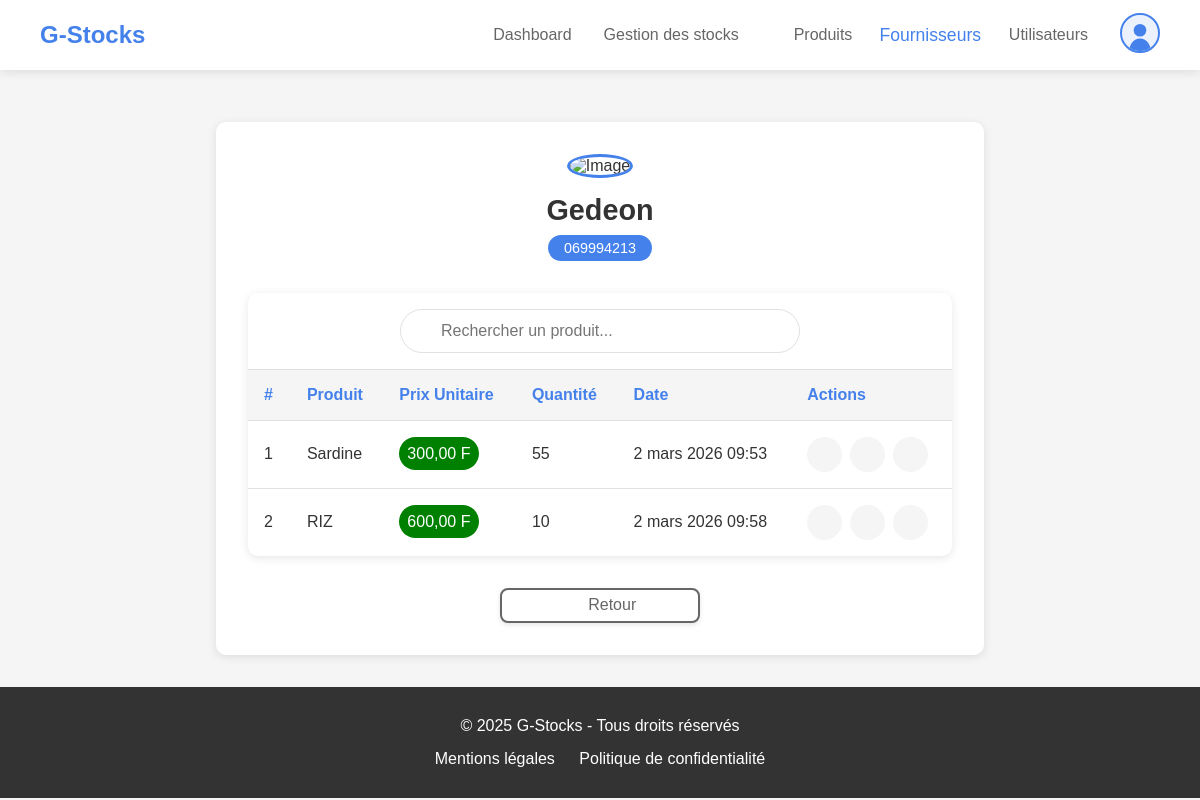
Screenshot of /DetailFournisseur/1 (signed in) with the database file from the repository.
### stocks/models.py (models this page shows, shortened)
class Fournisseur(models.Model):
    nom = models.CharField(max_length=255)
    contact = models.CharField(max_length=20)
    adresse = models.TextField()
    class Meta:
        verbose_name = "Fournisseur"
        verbose_name_plural = "Fournisseurs"

class Produit(models.Model):
    UNITE_CHOICES = [
        ('kg', 'Kilogramme'),
        ('litre', 'Litre'),
        ('unité', 'Unité')
    ]
    nom = models.CharField(max_length=255)
    reference = models.CharField(max_length=100, unique=True)
    categorie = models.CharField(max_length=255)
    quantite_fournie = models.PositiveIntegerField()
    quantite_disponible = models.PositiveIntegerField()
    unite_mesure = models.CharField(max_length=10, choices=UNITE_CHOICES)
    prix_achat_unitaire = models.DecimalField(max_digits=10, decimal_places=2)
    prix_vente = models.DecimalField(max_digits=10, decimal_places=2)
    prix_total = models.DecimalField(max_digits=10, decimal_places=2)
    date_peremption = models.DateField()
    entree = models.ForeignKey(Entree, on_delete=models.CASCADE, related_name="entrees")
    class Meta:
        verbose_name = "Produit"
        verbose_name_plural = "Produits"

class Entree(models.Model):
    fournisseur = models.ForeignKey(Fournisseur, on_delete=models.CASCADE, related_name="produits")
    prixTotal = models.DecimalField(max_digits=10, decimal_places=2)
    user = models.ForeignKey(User, on_delete=models.CASCADE, related_name="utilisateurs")
    date = models.DateTimeField(auto_now_add=True)
    class Meta:
        verbose_name = "Entrée"
        verbose_name_plural = "Entrées"

### stocks/views.py (the view)
# urls.py: path('DetailFournisseur/<int:id>', views.showFournisseur, name='showFournisseur'),
def showFournisseur(request, id):
    if "user_id" not in request.session:
        messages.error(request, "Veuillez vous connecter pour accéder a cette page")
        return redirect("index")
    fournisseur=get_object_or_404(Fournisseur, id=id)
    entrees = fournisseur.produits.all()
    produits = Produit.objects.filter(entree__in=entrees)
    user=get_object_or_404(User, id=request.session["user_id"])
    return render(request, "stocks/fournisseurs/view-fournisseur.html", {'user':user, 'fournisseur':fournisseur, 'produits': produits})

### stocks/templates/stocks/fournisseurs/view-fournisseur.html (shortened to what this page needs)
{% extends 'stocks/app.html' %}
{% load static %}
{% block activeFournisseur %}
    active
{% endblock activeFournisseur %}
{% block principalContent %}
    <main class="main-content">
        <div class="contact-details-container">
            <div class="contact-card">
                <div class="contact-header">
                    <img src="{% static 'stocks/images/favicons/favicon.png' %}" alt="Image" class="contact-img">
                    <h2 class="contact-name">{{fournisseur.nom}}</h2>
                    <span class="contact-category">{{fournisseur.contact}}</span>
                </div>
                <div class="table-container">
                    <div class="table-header">
                        <div class="search-container">
                            <input type="text" id="searchInput" onkeyup="recherche()" class="search-input" placeholder="Rechercher un produit...">
                        </div>
                    </div>
                    <table class="contacts-table" id="myTable">
                        <thead>
                            <tr>
                                <th>#</th>
                                <th>Produit</th>
                                <th>Prix Unitaire</th>
                                <th>Quantité</th>
                                <th>Date</th>
                                <th>Actions</th>
                            </tr>
                        </thead>
                        <tbody>
                            {% if produits.count == 0 %}
                                <tr>
                                    <td colspan="6" style="text-align: center; padding: 15px; font-style: italic; color: #666;">Aucun poduit livré</td>
                                </tr>
                            {% else %}
                                {% for produit in produits %}
                                    <tr>
                                        <td>{{ forloop.counter }}</td>
                                        <td>{{ produit.nom }}</td>
                                        <td><span class="prix">{{ produit.prix_achat_unitaire }} F</span></td>
                                        <td>{{ produit.quantite_fournie }}</td>
                                        <td>{{ produit.entree.date }}</td>
                                        <td class="actions">
                                            <a href="{% url 'showProduit' produit.id %}" class="action-btn view-btn" title="Voir">
                                                <i class="fas fa-eye"></i>
                                            </a>
                                            <a href="{% url 'updateProduit' produit.id %}" class="action-btn edit-btn" title="Modifier">
                                                <i class="fas fa-edit"></i>
                                            </a>
                                            <a data-url="{% url 'deleteProduit' produit.id %}" data-message="ce produit de la liste des produits du fournisseur" class="action-btn delete-btn delete-confirme" title="Supprimer">
                                                <i class="fas fa-trash-alt"></i>
                                            </a>
                                        </td>
                                    </tr>
                                {% endfor %}
                            {% endif %}
                        </tbody>
                    </table>
                </div>
                <div class="contact-actions">
                    <a href="{% url 'listeFournisseurs' %}" class="action-btn cancel-btn" title="Retour">
                        <i class="fas fa-arrow-left"></i>
                        Retour
                    </a>
                </div>
            </div>
        </div>
    </main>
    <footer class="footer" id="footer">
        <div class="container">
            <p>&copy; 2025 G-Stocks - Tous droits réservés</p>
            <div class="footer-links">
                <a href="#">Mentions légales</a>
                <a href="#">Politique de confidentialité</a>
            </div>
        </div>
    </footer>
{% endblock principalContent %}

### stocks/static/stocks/css/styles.css (style rules this page uses)
:root { --primary-color: #4481eb; --secondary-color: #04befe; --text-color: #333; --light-text: #666; --danger-color: #ff4444; --white: #fff; --light-bg: #f5f5f5; --border-color: #e1e1e1; --green-color: #0ea500; }
* { margin: 0; padding: 0; box-sizing: border-box; }
html { scroll-behavior: smooth; }
body { font-family: "Poppins", sans-serif; background-color: var(--light-bg); color: var(--text-color); }
.prix { background-color: green; padding: 8px; color: #ffffff; border-radius: 25px; }
.container { width: 90%; max-width: 1200px; margin: 0 auto; padding: 0 15px; }
.main-content { margin-top: 90px; padding: 2rem; animation: fadeIn 1s ease; }
.table-container { background: var(--white); border-radius: 10px; box-shadow: 0 2px 10px rgba(0, 0, 0, 0.1); overflow-x: auto; }
.table-header { padding: 1rem; border-bottom: 1px solid var(--border-color); }
.search-container { position: relative; max-width: 400px; margin: 0 auto; }
.search-input { width: 100%; padding: 0.75rem 1rem 0.75rem 2.5rem; border: 1px solid var(--border-color); border-radius: 25px; font-family: inherit; font-size: 1rem; transition: all 0.3s; }
.contacts-table { width: 100%; border-collapse: collapse; min-width: 600px; }
.contacts-table th, .contacts-table td { padding: 1rem; text-align: left; border-bottom: 1px solid var(--border-color); }
.contacts-table th { background-color: var(--light-bg); font-weight: 600; color: var(--primary-color); }
.contacts-table tbody tr:last-child td { border-bottom: none; }
.actions { display: flex; gap: 0.5rem; justify-content: flex-start; }
.action-btn { width: 35px; height: 35px; border: none; border-radius: 50%; display: flex; align-items: center; justify-content: center; cursor: pointer; transition: all 0.3s; background: var(--light-bg); text-decoration: none; }
.action-btn i { font-size: 1rem; transition: all 0.3s; }
.view-btn { color: var(--primary-color); }
.edit-btn { color: var(--secondary-color); }
.delete-btn { color: var(--danger-color); }
.cancel-btn, .submit-btn, .add, .sup { flex: 1; padding: 1rem; border: none; border-radius: 5px; font-family: inherit; font-size: 1rem; font-weight: 500; display: flex; align-items: center; justify-content: center; gap: 0.5rem; cursor: pointer; transition: all 0.3s; }
.cancel-btn { background: var(--light-bg); color: var(--text-color); text-decoration: none; }
.contact-details-container { max-width: 800px; margin: 0 auto; padding: 0 1rem; }
.contact-card { background: var(--white); border-radius: 10px; box-shadow: 0 2px 10px rgba(0, 0, 0, 0.1); padding: 2rem; }
.contact-header { text-align: center; margin-bottom: 2rem; }
.contact-img { width: 120px; height: 120px; border-radius: 50%; border: 3px solid var(--primary-color); margin-bottom: 1rem; }
.contact-name { color: var(--text-color); font-size: 1.8rem; margin-bottom: 0.5rem; }
.contact-category { display: inline-block; background: var(--primary-color); color: var(--white); padding: 0.3rem 1rem; border-radius: 15px; font-size: 0.9rem; }
.contact-actions { display: flex; gap: 1rem; justify-content: center; margin-top: 2rem; }
.contact-actions .action-btn { flex: 1; max-width: 200px; padding: 0.75rem 1.5rem; border-radius: 8px; font-size: 1rem; font-weight: 500; display: flex; align-items: center; justify-content: center; gap: 0.75rem; transition: all 0.3s ease; box-shadow: 0 2px 5px rgba(0, 0, 0, 0.1); background: var(--white); }
.contact-actions .cancel-btn { color: var(--light-text); border: 2px solid var(--light-text); }
.footer { background-color: #333; color: var(--white); text-align: center; padding: 30px 0; animation: fadeIn 1s ease; }
.footer-links { margin-top: 15px; }
.footer-links a { color: var(--white); text-decoration: none; margin: 0 10px; transition: color 0.3s ease; }

### rows the page displays
Fournisseur: nom "Gedeon", contact "069994213"
Produit: nom "Sardine", prix_achat_unitaire "300,00", quantite_fournie "55", entree "2 mars 2026 09:53"
Produit: nom "RIZ", prix_achat_unitaire "600,00", quantite_fournie "10", entree "2 mars 2026 09:58"
